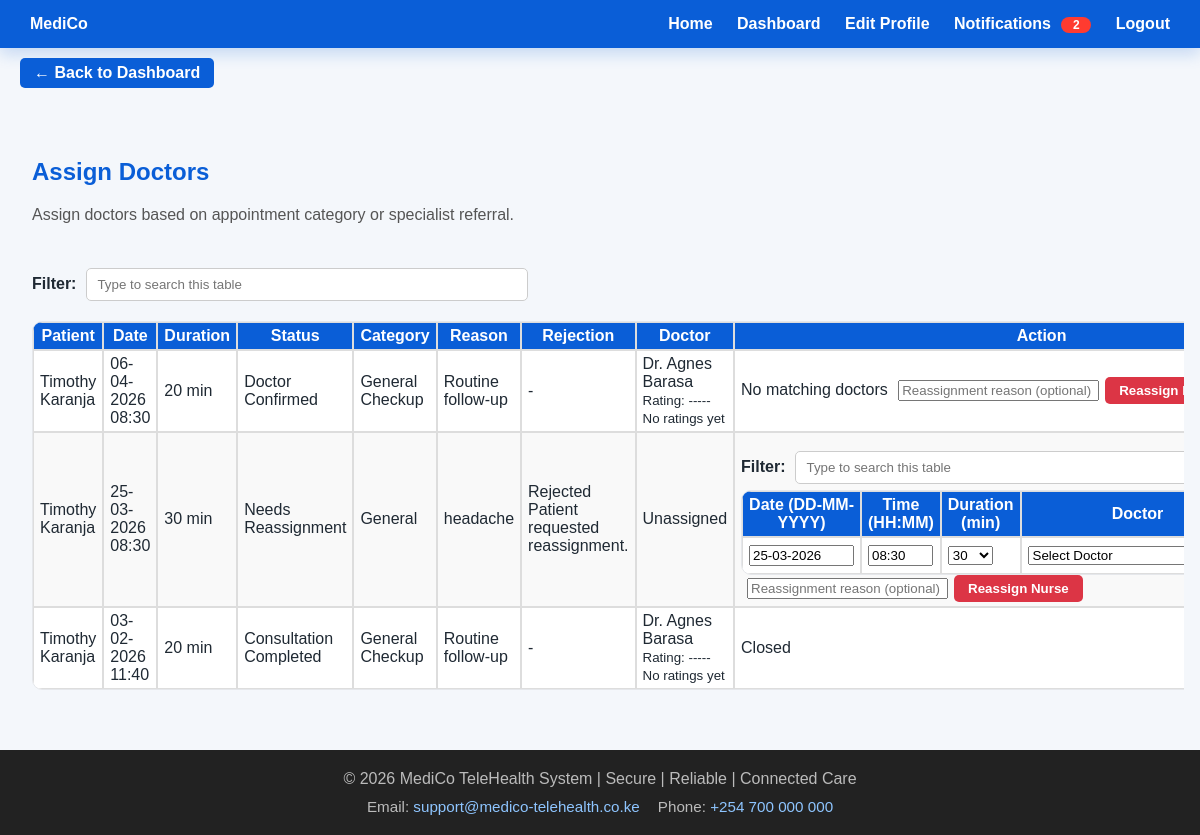
The app's page /nurse/nurse_assign_doctor.php (signed in) with its own data.
### tables this page shows
CREATE TABLE `appointments` (
  `AppID` int NOT NULL AUTO_INCREMENT,
  `PatientID` varchar(15) NOT NULL,
  `DoctorID` varchar(15) DEFAULT NULL,
  `NurseID` varchar(15) DEFAULT NULL,
  `AppointmentDate` datetime NOT NULL,
  `DurationMinutes` int NOT NULL DEFAULT '20',
  `ReasonCategory` varchar(150) NOT NULL,
  `ReasonText` text NOT NULL,
  `DoctorRejectedAt` datetime DEFAULT NULL,
  `DoctorRejectionReason` varchar(255) DEFAULT NULL,
  `Status` enum('Pending','AwaitingPatientApproval','Confirmed','Cancelled','Completed') DEFAULT 'Pending',
  `Notes` text,
  `CreatedAt` datetime DEFAULT CURRENT_TIMESTAMP,
  `UpdatedAt` datetime NOT NULL DEFAULT CURRENT_TIMESTAMP ON UPDATE CURRENT_TIMESTAMP,
  PRIMARY KEY (`AppID`),
  KEY `idx_appt_patient_time` (`PatientID`,`AppointmentDate`),
  KEY `idx_appt_doctor_time` (`DoctorID`,`AppointmentDate`),
  KEY `idx_appt_nurse_time` (`NurseID`,`AppointmentDate`),
  KEY `idx_appt_status` (`Status`),
  CONSTRAINT `appointments_ibfk_1` FOREIGN KEY (`PatientID`) REFERENCES `patients` (`PatientID`) ON DELETE CASCADE ON UPDATE CASCADE,
  CONSTRAINT `appointments_ibfk_2` FOREIGN KEY (`DoctorID`) REFERENCES `doctors` (`DoctorID`) ON DELETE SET NULL ON UPDATE CASCADE,
  CONSTRAINT `appointments_ibfk_3` FOREIGN KEY (`NurseID`) REFERENCES `nurses` (`NurseID`) ON DELETE SET NULL ON UPDATE CASCADE
);

CREATE TABLE `patients` (
  `PatientID` varchar(15) NOT NULL,
  `FName` varchar(300) NOT NULL,
  `DOB` date NOT NULL,
  `Gender` varchar(15) NOT NULL,
  `NatID_PP` varchar(20) NOT NULL,
  `PhoneNum` varchar(15) NOT NULL,
  `Email` varchar(500) DEFAULT NULL,
  `NOKName` varchar(300) DEFAULT NULL,
  `NOKPhoneNum` varchar(15) DEFAULT NULL,
  `NOKEmail` varchar(500) DEFAULT NULL,
  `SHAnum` varchar(50) DEFAULT NULL,
  `InsuranceProvider` varchar(100) DEFAULT NULL,
  `PolicyNum` varchar(50) DEFAULT NULL,
  `CreatedAt` datetime NOT NULL DEFAULT CURRENT_TIMESTAMP,
  `UpdatedAt` datetime NOT NULL DEFAULT CURRENT_TIMESTAMP ON UPDATE CURRENT_TIMESTAMP,
  PRIMARY KEY (`PatientID`),
  UNIQUE KEY `PolicyNum` (`PolicyNum`),
  CONSTRAINT `patients_ibfk_1` FOREIGN KEY (`PatientID`) REFERENCES `users` (`UserID`) ON DELETE CASCADE ON UPDATE CASCADE
);

CREATE TABLE `doctors` (
  `DoctorID` varchar(15) NOT NULL,
  `HospitalID` varchar(15) NOT NULL,
  `FName` varchar(300) NOT NULL,
  `DOB` date NOT NULL,
  `Gender` varchar(15) NOT NULL,
  `NatID_PP` varchar(20) NOT NULL,
  `PhoneNum` varchar(15) NOT NULL,
  `Email` varchar(500) NOT NULL,
  `LicenseNum` varchar(20) NOT NULL,
  `Specialization` varchar(150) DEFAULT NULL,
  `ExperienceYears` int DEFAULT NULL,
  `CreatedAt` datetime NOT NULL DEFAULT CURRENT_TIMESTAMP,
  `UpdatedAt` datetime NOT NULL DEFAULT CURRENT_TIMESTAMP ON UPDATE CURRENT_TIMESTAMP,
  PRIMARY KEY (`DoctorID`),
  UNIQUE KEY `NatID_PP` (`NatID_PP`),
  UNIQUE KEY `PhoneNum` (`PhoneNum`),
  UNIQUE KEY `Email` (`Email`),
  UNIQUE KEY `LicenseNum` (`LicenseNum`),
  KEY `idx_doctors_hospital` (`HospitalID`),
  KEY `Specialization` (`Specialization`),
  CONSTRAINT `doctors_ibfk_1` FOREIGN KEY (`DoctorID`) REFERENCES `users` (`UserID`) ON DELETE CASCADE ON UPDATE CASCADE,
  CONSTRAINT `doctors_ibfk_2` FOREIGN KEY (`HospitalID`) REFERENCES `hospitals` (`HospitalID`) ON DELETE RESTRICT ON UPDATE CASCADE,
  CONSTRAINT `doctors_ibfk_3` FOREIGN KEY (`Specialization`) REFERENCES `doctor_specializations` (`DoctorSpecName`) ON DELETE RESTRICT ON UPDATE CASCADE
);

### functions.php (called while the page is built, shortened)
<?php
function getAppointmentStatusLabel($status, $doctorID = null, $doctorRejectedAt = null) {
    $status = (string)$status;
    switch ($status) {
        case 'Pending':
            if ($doctorID === null || $doctorID === '') {
                return !empty($doctorRejectedAt) ? 'Needs Reassignment' : 'Awaiting Doctor Assignment';
            }
            return 'Scheduled';
        case 'Confirmed':
            return 'Doctor Confirmed';
        case 'Completed':
            return 'Consultation Completed';
    }
}
function getEntityRatingsMap($pdo, $ratingType) {
    $ratingType = trim((string)$ratingType);
    $stmt = $pdo->prepare(
        "SELECT EntityID, AVG(RatingValue) AS AvgRating, COUNT(*) AS RatingCount
         FROM ratings
         WHERE EntityType = :type
         GROUP BY EntityID"
    );
    $stmt->execute([':type' => $ratingType]);
    $rows = $stmt->fetchAll(PDO::FETCH_ASSOC);
    $map = [];
    foreach ($rows as $row) {
        $entityID = (string)$row['EntityID'];
        $map[$entityID] = [
            'avg' => isset($row['AvgRating']) ? (float)$row['AvgRating'] : 0.0,
            'count' => isset($row['RatingCount']) ? (int)$row['RatingCount'] : 0
        ];
    }
    return $map;
}
function formatEntityRatingLabel($ratingInfo) {
    if (!is_array($ratingInfo)) {
        return "----- No ratings yet";
    }
    $count = (int)($ratingInfo['count'] ?? 0);
    $avg = (float)($ratingInfo['avg'] ?? 0);
    $rounded = (int)round($avg);
    $stars = str_repeat('*', $rounded) . str_repeat('-', 5 - $rounded);
    return $stars . " " . number_format($avg, 1) . "/5 (" . $count . ")";
}
?>

### nurse/nurse_assign_doctor.php (the view, shortened to what this page needs)
<?php
require "../db.php";
require "../functions.php";
$nurseID = $_SESSION['user_id'];
$stmt = $pdo->prepare(
    "SELECT a.AppID, a.AppointmentDate, a.DurationMinutes, a.ReasonCategory, a.ReasonText,
            a.DoctorRejectedAt, a.DoctorRejectionReason, a.Status,
            p.FName AS PatientName,
            d.FName AS DoctorName, d.DoctorID
     FROM appointments a
     JOIN patients p ON a.PatientID = p.PatientID
     LEFT JOIN doctors d ON a.DoctorID = d.DoctorID
     WHERE a.NurseID = :nid
     ORDER BY a.AppointmentDate DESC"
);
$stmt->execute([':nid' => $nurseID]);
$appointments = $stmt->fetchAll(PDO::FETCH_ASSOC);
$doctorRatings = getEntityRatingsMap($pdo, 'Doctor');
?>
<?php
include "../header.php"; ?>
<main class="main-content">
<div class="dashboard-container">
    <h2>Assign Doctors</h2>
    <p class="dashboard-subtitle">Assign doctors based on appointment category or specialist referral.</p>
    <?php
if (!$appointments): ?>
        <p>No appointments assigned to you yet.</p>
    <?php
else: ?>
        <div class="assign-table-wrapper">
        <table class="user-table assign-table">
            <thead>
                <tr>
                    <th>Patient</th>
                    <th>Date</th>
                    <th>Duration</th>
                    <th>Status</th>
                    <th>Category</th>
                    <th>Reason</th>
                    <th>Rejection</th>
                    <th>Doctor</th>
                    <th>Action</th>
                </tr>
            </thead>
            <tbody>
            <?php
foreach ($appointments as $a): ?>
                <?php
                    $dateDisplay = date('d-m-Y H:i', strtotime($a['AppointmentDate']));
                    $durationValue = (int)($a['DurationMinutes'] ?? 20);
                    $dateValue = date('d-m-Y', strtotime($a['AppointmentDate']));
                    $timeValue = date('H:i', strtotime($a['AppointmentDate']));
                    $requiredCategory = trim((string)($a['ReasonCategory'] ?? ''));
                    $isSpecialistReferral = ($requiredCategory !== '' && strcasecmp($requiredCategory, 'General') !== 0);
                    if ($isSpecialistReferral) {
                        $doctorListStmt = $pdo->prepare(
                            "SELECT d.DoctorID, d.FName, d.Specialization,
                                    COUNT(ap.AppID) AS ActiveAppointments
                             FROM doctors d
                             LEFT JOIN appointments ap
                                    ON ap.DoctorID = d.DoctorID
                                   AND ap.Status IN ('Pending','Confirmed','AwaitingPatientApproval')
                             WHERE d.Specialization = :spec
                             GROUP BY d.DoctorID, d.FName, d.Specialization
                             ORDER BY ActiveAppointments ASC, d.FName ASC"
                        );
                        $doctorListStmt->execute([':spec' => $requiredCategory]);
                    } else {
                        $doctorListStmt = $pdo->prepare(
                            "SELECT d.DoctorID, d.FName, d.Specialization,
                                    COUNT(ap.AppID) AS ActiveAppointments
                             FROM doctors d
                             LEFT JOIN appointments ap
                                    ON ap.DoctorID = d.DoctorID
                                   AND ap.Status IN ('Pending','Confirmed','AwaitingPatientApproval')
                             WHERE d.Specialization IN ('General Practitioner','Family Medicine')
                             GROUP BY d.DoctorID, d.FName, d.Specialization
                             ORDER BY ActiveAppointments ASC, d.FName ASC"
                        );
                        $doctorListStmt->execute();
                    }
                    $doctorList = $doctorListStmt->fetchAll(PDO::FETCH_ASSOC);
                ?>
                <tr>
                    <td><?= htmlspecialchars($a['PatientName']) ?></td>
                    <td><?= htmlspecialchars($dateDisplay) ?></td>
                    <td><?= htmlspecialchars($durationValue) ?> min</td>
                    <td><?= htmlspecialchars(getAppointmentStatusLabel($a['Status'], $a['DoctorID'] ?? null, $a['DoctorRejectedAt'] ?? null)) ?></td>
                    <td><?= htmlspecialchars($a['ReasonCategory'] ?? '-') ?></td>
                    <td><?= nl2br(htmlspecialchars($a['ReasonText'] ?? '-')) ?></td>
                    <td>
                        <?php
if (!empty($a['DoctorRejectedAt'])): ?>
                            <div>Rejected</div>
                            <?php
if (!empty($a['DoctorRejectionReason'])): ?>
                                <div><?= htmlspecialchars($a['DoctorRejectionReason']) ?></div>
                            <?php
endif; ?>
                        <?php
else: ?>
                            <span>-</span>
                        <?php
endif; ?>
                    </td>
                    <td>
                        <?php if (!empty($a['DoctorID'])): ?>
                            <?= htmlspecialchars($a['DoctorName'] ?? 'Unassigned') ?>
                            <br>
                            <small>Rating: <?= htmlspecialchars(formatEntityRatingLabel($doctorRatings[$a['DoctorID']] ?? null)) ?></small>
                        <?php else: ?>
                            <?= htmlspecialchars($a['DoctorName'] ?? 'Unassigned') ?>
                        <?php endif; ?>
                    </td>
                    <td>
                        <?php
if (in_array((string)$a['Status'], ['Completed','Cancelled'], true)): ?>
                            <span>Closed</span>
                        <?php
elseif ($doctorList): ?>
                            <form method="post">
                                <table class="user-table table-margin-reset">
                                    <thead>
                                        <tr>
                                            <th>Date (DD-MM-YYYY)</th>
                                            <th>Time (HH:MM)</th>
                                            <th>Duration (min)</th>
                                            <th>Doctor</th>
                                        </tr>
                                    </thead>
                                    <tbody>
                                        <tr>
                                            <td>
                                                <input type="text" name="appointment_date" value="<?= htmlspecialchars($dateValue) ?>" size="10" placeholder="DD-MM-YYYY">
                                            </td>
                                            <td>
                                                <input type="text" name="appointment_time" value="<?= htmlspecialchars($timeValue) ?>" size="5" placeholder="HH:MM">
                                            </td>
                                            <td>
                                                <select name="duration_minutes">
                                                    <?php
for ($m = 20; $m <= 120; $m += 10): ?>
                                                        <option value="<?= $m ?>" <?= $m === $durationValue ? 'selected' : '' ?>>
                                                            <?= $m ?>
                                                        </option>
                                                    <?php
endfor; ?>
                                                </select>
                                            </td>
                                            <td>
                                                <select name="doctor_id" class="assign-doctor-select">
                                                    <option value="">Select Doctor</option>
                                                </select>
                                            </td>
                                        </tr>
                                    </tbody>
                                </table>
                            </form>
                        <?php
else: ?>
                            <span>No matching doctors</span>
                        <?php
endif; ?>
                        <?php
if (!in_array((string)$a['Status'], ['Completed','Cancelled'], true)): ?>
                            <form method="post" action="nurse_reject_appointment.php" class="inline-action-group">
                                <input type="text" name="reason" data-capitalize="sentences" placeholder="Reassignment reason (optional)" size="22">
                                <button type="submit" class="btn btn-danger" onclick="return confirm('Reassign this appointment to another nurse?')">
                                    Reassign Nurse
                                </button>
                            </form>
                        <?php
endif; ?>
                    </td>
                </tr>
            <?php
endforeach; ?>
            </tbody>
        </table>
        </div>
    <?php
endif; ?>
</div>
</main>
<?php
include "../footer.php"; ?>

### records on screen
appointments: PatientID.FName "Timothy Karanja", AppointmentDate "06-04-2026 08:30", DurationMinutes "20", Status+DoctorRejectedAt "Doctor Confirmed", ReasonCategory "General Checkup", ReasonText "Routine follow-up", DoctorID.FName "Dr. Agnes Barasa", DoctorID.DoctorID "----- No ratings yet", shows "No matching doctors"
appointments: PatientID.FName "Timothy Karanja", AppointmentDate "25-03-2026 08:30", DurationMinutes "30", DoctorRejectedAt "Needs Reassignment", ReasonCategory "General", ReasonText "headache", DoctorRejectionReason "Patient requested reassignment.", DoctorName "Unassigned", appointment_date "25-03-2026", appointment_time "08:30", duration_minutes "30"
appointments: PatientID.FName "Timothy Karanja", AppointmentDate "03-02-2026 11:40", DurationMinutes "20", Status+DoctorRejectedAt "Consultation Completed", ReasonCategory "General Checkup", ReasonText "Routine follow-up", DoctorID.FName "Dr. Agnes Barasa", DoctorID.DoctorID "----- No ratings yet", shows "Closed"

### other values on screen
$notifCount "2"
